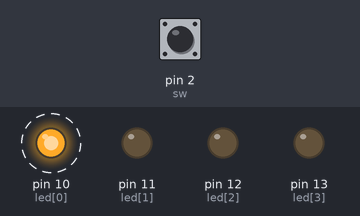
This sketch was run on a simulated Arduino Uno, built with avr-gcc and run on an emulated ATmega328P. Shown: output pins drawn as LEDs (lit = HIGH). Dashed ring = blinking. The inputs (shaded band) are chosen by the test bench; at power-on: pin 2 (sw) HIGH.

Above: at 1.25 s.
1.3 s: pin 2 (sw) pulled LOW for 3.2 s
At 2.3 s:
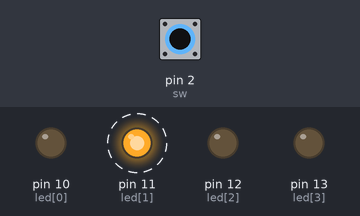
6.0 s: pin 2 (sw) pulled LOW for 0.25 s
At 6.85 s:
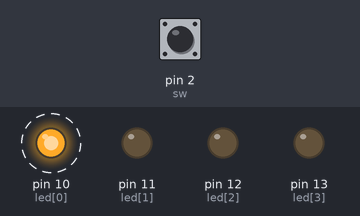
9.0 s: pin 2 (sw) pulled LOW for 1 s
At 10.05 s:
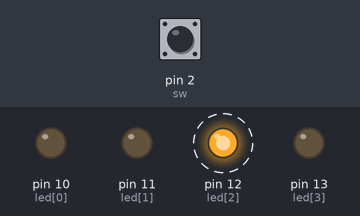
Timing chart, 0 to 18.0 s (numbered marks = the images above; inputs shaded):
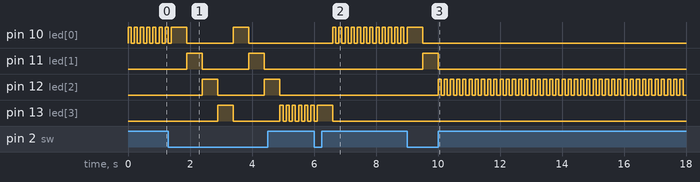

Measured:
- after the input at 1.3 s, pin 11 (led[1]): alternates HIGH for 0.50 s and LOW for 1.5 s, starting after 0.60 s; pin 12 (led[2]): alternates HIGH for 0.50 s and LOW for 1.5 s, starting after 1.1 s; pin 13 (led[3]): goes HIGH 0.50 s, LOW 1.5 s, 5 × (HIGH 0.10 s, LOW 0.10 s), then HIGH, starting after 1.6 s
- after the input at 6.0 s, pin 10 (led[0]): alternates HIGH for 0.10 s and LOW for 0.10 s, starting after 0.60 s
- after the input at 9.0 s, pin 11 (led[1]): LOW → HIGH after 0.50 s, → LOW 0.50 s later; pin 12 (led[2]): alternates HIGH for 0.10 s and LOW for 0.10 s, starting after 1.0 s

The sketch:

2-74-2.ino
```cpp
const int sw=2; //SW 開關連接至數位接腳2。
const int led[]={10,11,12,13}; //LED 連接至數位接腳10~13。
int i; //索引值，第i 個LED。
int j=0; //索引值，第j 個LED。
int val; //開關狀態。
void setup()
{
  pinMode(sw,INPUT); //設定數位接腳2為輸入模式。
  for(i=0;i<4;i++){
    pinMode(led[i],OUTPUT); //設定數位接腳10~13為輸出模式。
  }
}
void loop(){
  val=digitalRead(sw); //讀取開關狀態。
  for(i=0;i<4;i++) //關閉所有LED。
  {
    digitalWrite(led[i],LOW);
  }
  if(val==LOW) //開關接通(OFF)?
  {
    digitalWrite(led[j],HIGH); //開關接通，執行LED 單燈右移。
    delay(500); //延遲0.5秒。
    if(j==3) //LED 已右移至最右方?
      j=0; //重新設定LED位置在最左方。
    else //LED 尚未移至最右方。
      j=j+1; //下一個LED。
  }
  else //開關斷開(ON)，執行LED 單燈左移。
  {
    digitalWrite(led[j],HIGH); //點亮第j 個LED。
    delay(100); //延遲0.5秒。
    digitalWrite(led[j],LOW); //點亮第j 個LED。
    delay(100); //延遲0.5秒。
  }
}
```
